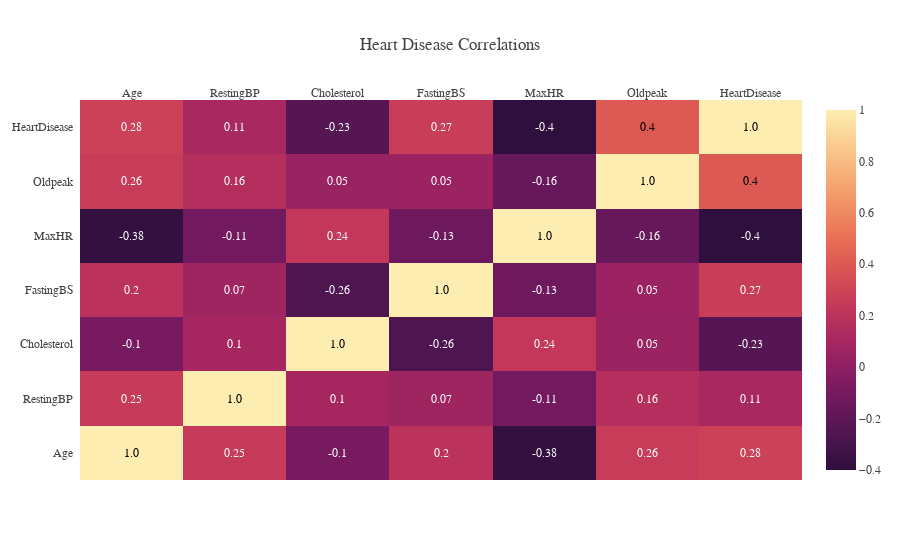

This figure's notebook cell:
### Code cell
# Correlations
corr=heart.corr()
x = corr.columns.tolist() 
y = corr.index.tolist()
z = corr.values
text = corr.values.round(2)

fig = ff.create_annotated_heatmap(z=z, x=x, y=y, annotation_text=text, colorscale='matter', 
                                  reversescale=True, showscale=True,
                                  hovertemplate="Correlation of %{x} and %{y}= %{z:.3f}")
fig.update_layout(template=temp, title="Heart Disease Correlations")
fig.show()

### Figure 1 — Plotly figure (JSON) as saved in the notebook; plotly's stock layout.template omitted (floating-point values rounded to 4 significant figures)
{"data": [{"colorscale": [[0, "rgb(253, 237, 176)"], [0.09091, "rgb(250, 205, 145)"], [0.1818, "rgb(246, 173, 119)"], [0.2727, "rgb(240, 142, 98)"], [0.3636, "rgb(231, 109, 84)"], [0.4545, "rgb(216, 80, 83)"], [0.5455, "rgb(195, 56, 90)"], [0.6364, "rgb(168, 40, 96)"], [0.7273, "rgb(138, 29, 99)"], [0.8182, "rgb(107, 24, 93)"], [0.9091, "rgb(76, 21, 80)"], [1, "rgb(47, 15, 61)"]], "hovertemplate": "Correlation of %{x} and %{y}= %{z:.3f}", "reversescale": true, "showscale": true, "type": "heatmap", "x": ["Age", "RestingBP", "Cholesterol", "FastingBS", "MaxHR", "Oldpeak", "HeartDisease"], "y": ["Age", "RestingBP", "Cholesterol", "FastingBS", "MaxHR", "Oldpeak", "HeartDisease"], "z": [[1, 0.2544, -0.09528, 0.198, -0.382, 0.2586, 0.282], [0.2544, 1, 0.1009, 0.07019, -0.1121, 0.1648, 0.1076], [-0.09528, 0.1009, 1, -0.261, 0.2358, 0.05015, -0.2327], [0.198, 0.07019, -0.261, 1, -0.1314, 0.0527, 0.2673], [-0.382, -0.1121, 0.2358, -0.1314, 1, -0.1607, -0.4004], [0.2586, 0.1648, 0.05015, 0.0527, -0.1607, 1, 0.404], [0.282, 0.1076, -0.2327, 0.2673, -0.4004, 0.404, 1]]}], "layout": {"annotations": [{"font": {"color": "#000000"}, "showarrow": false, "text": "1.0", "x": "Age", "xref": "x", "y": "Age", "yref": "y"}, {"font": {"color": "#FFFFFF"}, "showarrow": false, "text": "0.25", "x": "RestingBP", "xref": "x", "y": "Age", "yref": "y"}, {"font": {"color": "#FFFFFF"}, "showarrow": false, "text": "-0.1", "x": "Cholesterol", "xref": "x", "y": "Age", "yref": "y"}, {"font": {"color": "#FFFFFF"}, "showarrow": false, "text": "0.2", "x": "FastingBS", "xref": "x", "y": "Age", "yref": "y"}, {"font": {"color": "#FFFFFF"}, "showarrow": false, "text": "-0.38", "x": "MaxHR", "xref": "x", "y": "Age", "yref": "y"}, {"font": {"color": "#FFFFFF"}, "showarrow": false, "text": "0.26", "x": "Oldpeak", "xref": "x", "y": "Age", "yref": "y"}, {"font": {"color": "#FFFFFF"}, "showarrow": false, "text": "0.28", "x": "HeartDisease", "xref": "x", "y": "Age", "yref": "y"}, {"font": {"color": "#FFFFFF"}, "showarrow": false, "text": "0.25", "x": "Age", "xref": "x", "y": "RestingBP", "yref": "y"}, {"font": {"color": "#000000"}, "showarrow": false, "text": "1.0", "x": "RestingBP", "xref": "x", "y": "RestingBP", "yref": "y"}, {"font": {"color": "#FFFFFF"}, "showarrow": false, "text": "0.1", "x": "Cholesterol", "xref": "x", "y": "RestingBP", "yref": "y"}, {"font": {"color": "#FFFFFF"}, "showarrow": false, "text": "0.07", "x": "FastingBS", "xref": "x", "y": "RestingBP", "yref": "y"}, {"font": {"color": "#FFFFFF"}, "showarrow": false, "text": "-0.11", "x": "MaxHR", "xref": "x", "y": "RestingBP", "yref": "y"}, {"font": {"color": "#FFFFFF"}, "showarrow": false, "text": "0.16", "x": "Oldpeak", "xref": "x", "y": "RestingBP", "yref": "y"}, {"font": {"color": "#FFFFFF"}, "showarrow": false, "text": "0.11", "x": "HeartDisease", "xref": "x", "y": "RestingBP", "yref": "y"}, {"font": {"color": "#FFFFFF"}, "showarrow": false, "text": "-0.1", "x": "Age", "xref": "x", "y": "Cholesterol", "yref": "y"}, {"font": {"color": "#FFFFFF"}, "showarrow": false, "text": "0.1", "x": "RestingBP", "xref": "x", "y": "Cholesterol", "yref": "y"}, {"font": {"color": "#000000"}, "showarrow": false, "text": "1.0", "x": "Cholesterol", "xref": "x", "y": "Cholesterol", "yref": "y"}, {"font": {"color": "#FFFFFF"}, "showarrow": false, "text": "-0.26", "x": "FastingBS", "xref": "x", "y": "Cholesterol", "yref": "y"}, {"font": {"color": "#FFFFFF"}, "showarrow": false, "text": "0.24", "x": "MaxHR", "xref": "x", "y": "Cholesterol", "yref": "y"}, {"font": {"color": "#FFFFFF"}, "showarrow": false, "text": "0.05", "x": "Oldpeak", "xref": "x", "y": "Cholesterol", "yref": "y"}, {"font": {"color": "#FFFFFF"}, "showarrow": false, "text": "-0.23", "x": "HeartDisease", "xref": "x", "y": "Cholesterol", "yref": "y"}, {"font": {"color": "#FFFFFF"}, "showarrow": false, "text": "0.2", "x": "Age", "xref": "x", "y": "FastingBS", "yref": "y"}, {"font": {"color": "#FFFFFF"}, "showarrow": false, "text": "0.07", "x": "RestingBP", "xref": "x", "y": "FastingBS", "yref": "y"}, {"font": {"color": "#FFFFFF"}, "showarrow": false, "text": "-0.26", "x": "Cholesterol", "xref": "x", "y": "FastingBS", "yref": "y"}, {"font": {"color": "#000000"}, "showarrow": false, "text": "1.0", "x": "FastingBS", "xref": "x", "y": "FastingBS", "yref": "y"}, {"font": {"color": "#FFFFFF"}, "showarrow": false, "text": "-0.13", "x": "MaxHR", "xref": "x", "y": "FastingBS", "yref": "y"}, {"font": {"color": "#FFFFFF"}, "showarrow": false, "text": "0.05", "x": "Oldpeak", "xref": "x", "y": "FastingBS", "yref": "y"}, {"font": {"color": "#FFFFFF"}, "showarrow": false, "text": "0.27", "x": "HeartDisease", "xref": "x", "y": "FastingBS", "yref": "y"}, {"font": {"color": "#FFFFFF"}, "showarrow": false, "text": "-0.38", "x": "Age", "xref": "x", "y": "MaxHR", "yref": "y"}, {"font": {"color": "#FFFFFF"}, "showarrow": false, "text": "-0.11", "x": "RestingBP", "xref": "x", "y": "MaxHR", "yref": "y"}, {"font": {"color": "#FFFFFF"}, "showarrow": false, "text": "0.24", "x": "Cholesterol", "xref": "x", "y": "MaxHR", "yref": "y"}, {"font": {"color": "#FFFFFF"}, "showarrow": false, "text": "-0.13", "x": "FastingBS", "xref": "x", "y": "MaxHR", "yref": "y"}, {"font": {"color": "#000000"}, "showarrow": false, "text": "1.0", "x": "MaxHR", "xref": "x", "y": "MaxHR", "yref": "y"}, {"font": {"color": "#FFFFFF"}, "showarrow": false, "text": "-0.16", "x": "Oldpeak", "xref": "x", "y": "MaxHR", "yref": "y"}, {"font": {"color": "#FFFFFF"}, "showarrow": false, "text": "-0.4", "x": "HeartDisease", "xref": "x", "y": "MaxHR", "yref": "y"}, {"font": {"color": "#FFFFFF"}, "showarrow": false, "text": "0.26", "x": "Age", "xref": "x", "y": "Oldpeak", "yref": "y"}, {"font": {"color": "#FFFFFF"}, "showarrow": false, "text": "0.16", "x": "RestingBP", "xref": "x", "y": "Oldpeak", "yref": "y"}, {"font": {"color": "#FFFFFF"}, "showarrow": false, "text": "0.05", "x": "Cholesterol", "xref": "x", "y": "Oldpeak", "yref": "y"}, {"font": {"color": "#FFFFFF"}, "showarrow": false, "text": "0.05", "x": "FastingBS", "xref": "x", "y": "Oldpeak", "yref": "y"}, {"font": {"color": "#FFFFFF"}, "showarrow": false, "text": "-0.16", "x": "MaxHR", "xref": "x", "y": "Oldpeak", "yref": "y"}, {"font": {"color": "#000000"}, "showarrow": false, "text": "1.0", "x": "Oldpeak", "xref": "x", "y": "Oldpeak", "yref": "y"}, {"font": {"color": "#000000"}, "showarrow": false, "text": "0.4", "x": "HeartDisease", "xref": "x", "y": "Oldpeak", "yref": "y"}, {"font": {"color": "#FFFFFF"}, "showarrow": false, "text": "0.28", "x": "Age", "xref": "x", "y": "HeartDisease", "yref": "y"}, {"font": {"color": "#FFFFFF"}, "showarrow": false, "text": "0.11", "x": "RestingBP", "xref": "x", "y": "HeartDisease", "yref": "y"}, {"font": {"color": "#FFFFFF"}, "showarrow": false, "text": "-0.23", "x": "Cholesterol", "xref": "x", "y": "HeartDisease", "yref": "y"}, {"font": {"color": "#FFFFFF"}, "showarrow": false, "text": "0.27", "x": "FastingBS", "xref": "x", "y": "HeartDisease", "yref": "y"}, {"font": {"color": "#FFFFFF"}, "showarrow": false, "text": "-0.4", "x": "MaxHR", "xref": "x", "y": "HeartDisease", "yref": "y"}, {"font": {"color": "#000000"}, "showarrow": false, "text": "0.4", "x": "Oldpeak", "xref": "x", "y": "HeartDisease", "yref": "y"}, {"font": {"color": "#000000"}, "showarrow": false, "text": "1.0", "x": "HeartDisease", "xref": "x", "y": "HeartDisease", "yref": "y"}], "title": {"text": "Heart Disease Correlations"}, "xaxis": {"dtick": 1, "gridcolor": "rgb(0, 0, 0)", "side": "top", "ticks": ""}, "yaxis": {"dtick": 1, "ticks": "", "ticksuffix": "  "}}}
